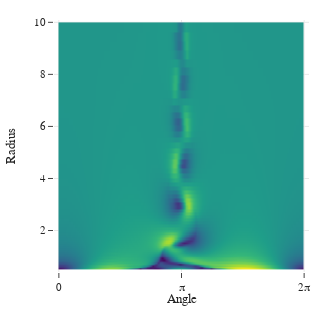

This figure's notebook cell:
### Code cell
U_mapped = mapper.to(vtk_mesh['internalMesh']['U'])
fig = go.Figure(
    data=go.Heatmap(
        z=np.sqrt(U_mapped[...,0]**2 + U_mapped[...,1]**2),    # data matrix [m (radius), n (angle)]
        colorscale='Viridis',  # colorscale choice
        x=angles,   # angular indices
        y=radii,   # radial indices
        hoverongaps=False,
        zsmooth=False,
        showscale=False
    )
)
fig.update_layout(
    font=dict(family="Times New Roman", size=11), template = "simple_white",
    xaxis=dict(showticklabels=True, showgrid=True, zeroline=False, linecolor='rgba(0,0,0,0)', title='Angle', scaleanchor='y', scaleratio=1.5, title_standoff=0),
    yaxis=dict(showticklabels=True, showgrid=True, zeroline=False, linecolor='rgba(0,0,0,0)', title='Radius'),
    plot_bgcolor='rgba(0,0,0,0)',    # Background color inside the plot area
    width=px_width/2, showlegend=False, margin=dict(l=20, r=10, t=20, b=10), height = px_width/2, 
)
fig.update_xaxes(
    tickmode="array",
    range=[0, 2*np.pi],
    tickvals=[0, np.pi, 2*np.pi],
    ticktext=["0", "π", "2π"]
)
fig.show()
fig.write_image(f'{figure_path}/cylinder_diagram_mesh_unwrapped.pdf')

### Figure 1 — Plotly figure (JSON) as saved in the notebook; plotly's stock layout.template omitted (floating-point values rounded to 4 significant figures; data arrays with more than 128 entries replaced by an {"elided": "..."} marker saying what was removed)
{"data": [{"colorscale": [[0, "#440154"], [0.1111, "#482878"], [0.2222, "#3e4989"], [0.3333, "#31688e"], [0.4444, "#26828e"], [0.5556, "#1f9e89"], [0.6667, "#35b779"], [0.7778, "#6ece58"], [0.8889, "#b5de2b"], [1, "#fde725"]], "hoverongaps": false, "showscale": false, "type": "heatmap", "x": {"elided": "356 float values"}, "y": [0.5241, 0.574, 0.6264, 0.6809, 0.7375, 0.7961, 0.8567, 0.9195, 0.9845, 1.052, 1.121, 1.193, 1.268, 1.345, 1.425, 1.508, 1.594, 1.682, 1.774, 1.869, 1.967, 2.069, 2.174, 2.283, 2.396, 2.513, 2.634, 2.759, 2.888, 3.022, 3.161, 3.305, 3.453, 3.607, 3.766, 3.931, 4.102, 4.278, 4.461, 4.65, 4.846, 5.048, 5.258, 5.475, 5.699, 5.932, 6.173, 6.422, 6.679, 6.946, 7.222, 7.508, 7.804, 8.11, 8.427, 8.755, 9.095, 9.448, 9.813], "z": {"elided": "59x356 float values"}, "zsmooth": false}], "layout": {"font": {"family": "Times New Roman", "size": 11}, "height": 312, "margin": {"b": 10, "l": 20, "r": 10, "t": 20}, "plot_bgcolor": "rgba(0,0,0,0)", "showlegend": false, "width": 312, "xaxis": {"linecolor": "rgba(0,0,0,0)", "range": [0, 6.283], "scaleanchor": "y", "scaleratio": 1.5, "showgrid": true, "showticklabels": true, "tickmode": "array", "ticktext": ["0", "π", "2π"], "tickvals": [0, 3.142, 6.283], "title": {"standoff": 0, "text": "Angle"}, "zeroline": false}, "yaxis": {"linecolor": "rgba(0,0,0,0)", "showgrid": true, "showticklabels": true, "title": {"text": "Radius"}, "zeroline": false}}}
